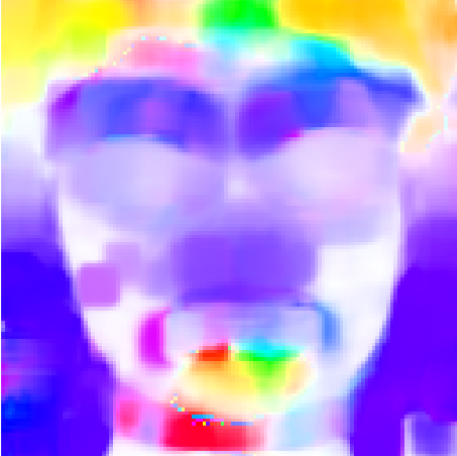
#> input picture images/emotiongan.jpg, 457 x 456 px
$ python -i image_utils.py   (imports and definitions only)
#> lines starting #> are read from the running program, lines starting #| are printed output that depends on the picture
#> further down, picture is the input picture: shape (456, 457, 3); mean B, G, R 227.7, 146.3, 179.9
import cv2
import numpy as np


def set_contrast(img):
    enhanced_img = cv2.cvtColor(img, cv2.COLOR_BGR2GRAY)
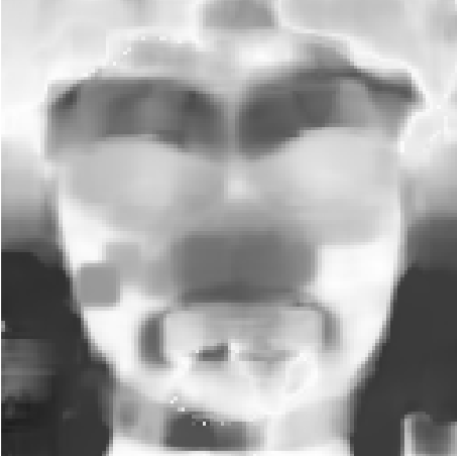
#> enhanced_img: shape (456, 457); min 31, max 255, mean 165.6
    clahe = cv2.createCLAHE(clipLimit=1.0, tileGridSize=(8, 8))
    enhanced_img = clahe.apply(enhanced_img)
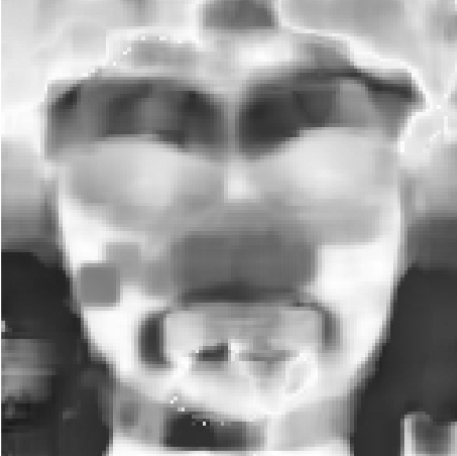
#> enhanced_img: shape (456, 457); min 27, max 255, mean 155.1
    enhanced_img = cv2.cvtColor(enhanced_img, cv2.COLOR_GRAY2BGR)
#> enhanced_img: shape (456, 457, 3)
    return enhanced_img


def sharpen_img(img):
    img = cv2.cvtColor(img, cv2.COLOR_BGR2GRAY)
    kernel = np.array([[0,-1,0], [-1,5,-1], [0,-1,0]])
    sharp_img = cv2.filter2D(img, -1, kernel)
    sharp_img = cv2.cvtColor(sharp_img, cv2.COLOR_GRAY2BGR)
    return sharp_img


def add_noise(img):
    stdv = np.random.uniform(0.0, 5.0)
    img = np.clip(img + stdv * np.random.randn(*img.shape), 0.0, 255.0)
    return img

>>> import cv2
>>> picture = cv2.imread('../images/emotiongan.jpg')
>>> result = set_contrast(picture)

$ run again, on images/img_002.png
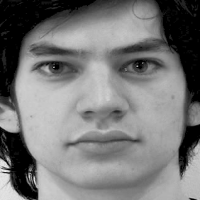
#> input picture images/img_002.png, 200 x 200 px
#> picture is the input picture: shape (200, 200, 3); min 0, max 244, mean 120.1
#> in set_contrast, `enhanced_img = clahe.apply(enhanced_img)`:
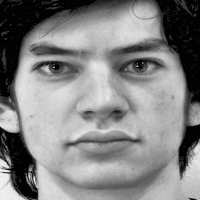
#> enhanced_img: shape (200, 200); min 2, max 251, mean 131.4

$ run again, on images/img_013.png
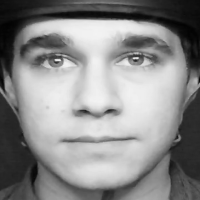
#> input picture images/img_013.png, 200 x 200 px
#> picture is the input picture: shape (200, 200, 3); min 2, max 243, mean 138.1
#> in set_contrast, `enhanced_img = clahe.apply(enhanced_img)`:
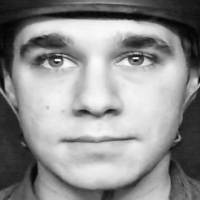
#> enhanced_img: shape (200, 200); min 3, max 249, mean 143.2
